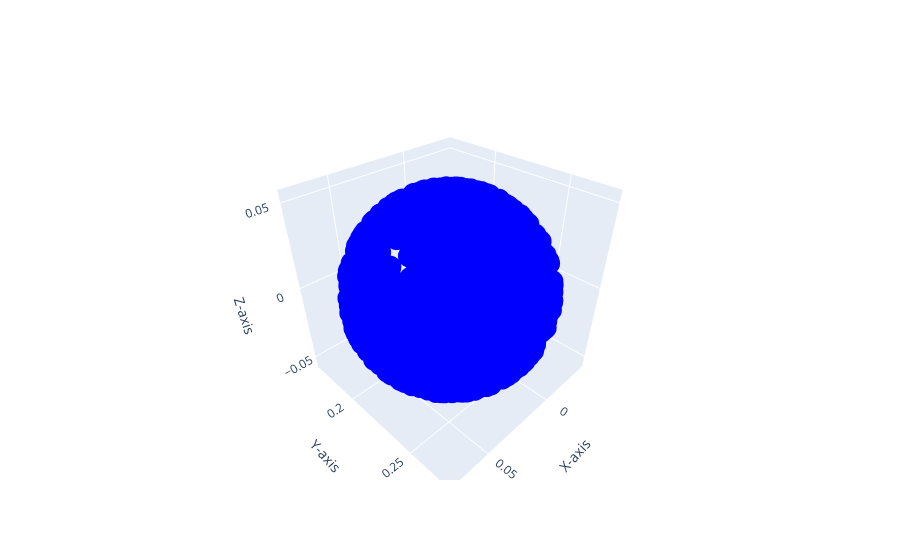

Source (notebook cell):
### Code cell
import plotly.graph_objects as go
from mpl_toolkits.mplot3d import Axes3D
import matplotlib.pyplot as plt
# Unpack the blade into separate arrays for x, y and z
x, y, z = my_sample[:, 0], my_sample[:, 1], my_sample[:, 2]

plt.figure()
# Create 3D scatter plot
fig = go.Figure(data=[go.Scatter3d(x=x, y=y, z=z, mode='markers', marker=dict(size=8, color='blue'))])

# Update layout for better visualization
fig.update_layout(scene=dict(aspectmode='data'))

# Set axis labels
fig.update_layout(scene=dict(xaxis_title='X-axis', yaxis_title='Y-axis', zaxis_title='Z-axis'))

# To export the plot
#fig.write_html("blade_plotly_figure.html")

# Show the plot
fig.show()

### Figure 1 — Plotly figure (JSON) as saved in the notebook; plotly's stock layout.template omitted (floating-point values rounded to 4 significant figures; data arrays with more than 128 entries replaced by an {"elided": "..."} marker saying what was removed)
{"data": [{"marker": {"color": "blue", "size": 8}, "mode": "markers", "type": "scatter3d", "x": {"elided": "1000 float values"}, "y": {"elided": "1000 float values"}, "z": {"elided": "1000 float values"}}], "layout": {"scene": {"aspectmode": "data", "xaxis": {"title": {"text": "X-axis"}}, "yaxis": {"title": {"text": "Y-axis"}}, "zaxis": {"title": {"text": "Z-axis"}}}}}
